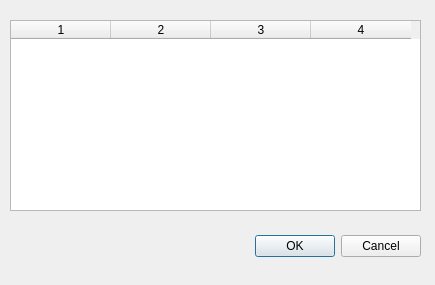
<?xml version="1.0" encoding="UTF-8"?>
<ui version="4.0">
 <class>tTj</class>
 <widget class="QDialog" name="tTj">
  <property name="geometry">
   <rect>
    <x>0</x>
    <y>0</y>
    <width>435</width>
    <height>285</height>
   </rect>
  </property>
  <property name="windowTitle">
   <string>Dialog</string>
  </property>
  <widget class="QDialogButtonBox" name="buttonBox">
   <property name="geometry">
    <rect>
     <x>80</x>
     <y>230</y>
     <width>341</width>
     <height>32</height>
    </rect>
   </property>
   <property name="orientation">
    <enum>Qt::Horizontal</enum>
   </property>
   <property name="standardButtons">
    <set>QDialogButtonBox::Cancel|QDialogButtonBox::Ok</set>
   </property>
  </widget>
  <widget class="QTableWidget" name="tableWidget">
   <property name="geometry">
    <rect>
     <x>10</x>
     <y>20</y>
     <width>411</width>
     <height>191</height>
    </rect>
   </property>
   <property name="columnCount">
    <number>4</number>
   </property>
   <column/>
   <column/>
   <column/>
   <column/>
  </widget>
 </widget>
 <resources/>
 <connections>
  <connection>
   <sender>buttonBox</sender>
   <signal>accepted()</signal>
   <receiver>tTj</receiver>
   <slot>accept()</slot>
   <hints>
    <hint type="sourcelabel">
     <x>248</x>
     <y>254</y>
    </hint>
    <hint type="destinationlabel">
     <x>157</x>
     <y>274</y>
    </hint>
   </hints>
  </connection>
  <connection>
   <sender>buttonBox</sender>
   <signal>rejected()</signal>
   <receiver>tTj</receiver>
   <slot>reject()</slot>
   <hints>
    <hint type="sourcelabel">
     <x>316</x>
     <y>260</y>
    </hint>
    <hint type="destinationlabel">
     <x>286</x>
     <y>274</y>
    </hint>
   </hints>
  </connection>
 </connections>
</ui>
